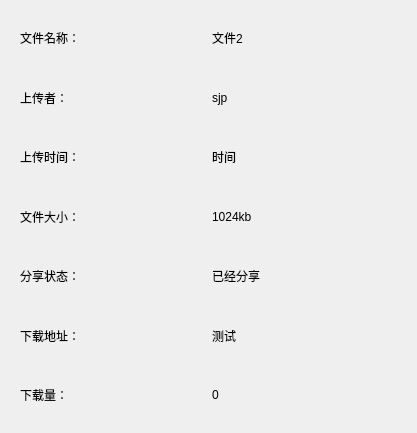
<?xml version="1.0" encoding="UTF-8"?>
<ui version="4.0">
 <class>filePropertyiInfoDialog</class>
 <widget class="QDialog" name="filePropertyiInfoDialog">
  <property name="geometry">
   <rect>
    <x>0</x>
    <y>0</y>
    <width>417</width>
    <height>433</height>
   </rect>
  </property>
  <property name="windowTitle">
   <string>Dialog</string>
  </property>
  <layout class="QVBoxLayout" name="verticalLayout">
   <item>
    <widget class="QWidget" name="widget" native="true">
     <layout class="QHBoxLayout" name="horizontalLayout">
      <item>
       <widget class="QLabel" name="lbl_fileName">
        <property name="text">
         <string>文件名称：</string>
        </property>
       </widget>
      </item>
      <item>
       <widget class="QLabel" name="val_fileName">
        <property name="text">
         <string>文件2</string>
        </property>
       </widget>
      </item>
     </layout>
    </widget>
   </item>
   <item>
    <widget class="QWidget" name="widget_2" native="true">
     <layout class="QHBoxLayout" name="horizontalLayout_2">
      <item>
       <widget class="QLabel" name="lbl_uploadUser">
        <property name="text">
         <string>上传者：</string>
        </property>
       </widget>
      </item>
      <item>
       <widget class="QLabel" name="val_uploadUser">
        <property name="text">
         <string>sjp</string>
        </property>
       </widget>
      </item>
     </layout>
    </widget>
   </item>
   <item>
    <widget class="QWidget" name="widget_3" native="true">
     <layout class="QHBoxLayout" name="horizontalLayout_3">
      <item>
       <widget class="QLabel" name="lbl_uploadTime">
        <property name="text">
         <string>上传时间：</string>
        </property>
       </widget>
      </item>
      <item>
       <widget class="QLabel" name="val_uploadTime">
        <property name="text">
         <string>时间</string>
        </property>
       </widget>
      </item>
     </layout>
    </widget>
   </item>
   <item>
    <widget class="QWidget" name="widget_4" native="true">
     <layout class="QHBoxLayout" name="horizontalLayout_4">
      <item>
       <widget class="QLabel" name="lbl_fileSize">
        <property name="text">
         <string>文件大小：</string>
        </property>
       </widget>
      </item>
      <item>
       <widget class="QLabel" name="val_fileSize">
        <property name="text">
         <string>1024kb</string>
        </property>
       </widget>
      </item>
     </layout>
    </widget>
   </item>
   <item>
    <widget class="QWidget" name="widget_5" native="true">
     <layout class="QHBoxLayout" name="horizontalLayout_5">
      <item>
       <widget class="QLabel" name="lbl_shareStatus">
        <property name="text">
         <string>分享状态：</string>
        </property>
       </widget>
      </item>
      <item>
       <widget class="QLabel" name="val_shareStatus">
        <property name="text">
         <string>已经分享</string>
        </property>
       </widget>
      </item>
     </layout>
    </widget>
   </item>
   <item>
    <widget class="QWidget" name="widget_6" native="true">
     <layout class="QHBoxLayout" name="horizontalLayout_6">
      <item>
       <widget class="QLabel" name="lbl_download">
        <property name="text">
         <string>下载地址：</string>
        </property>
       </widget>
      </item>
      <item>
       <widget class="QLabel" name="val_download">
        <property name="text">
         <string>测试</string>
        </property>
       </widget>
      </item>
     </layout>
    </widget>
   </item>
   <item>
    <widget class="QWidget" name="widget_7" native="true">
     <layout class="QHBoxLayout" name="horizontalLayout_7">
      <item>
       <widget class="QLabel" name="lbl_pv">
        <property name="text">
         <string>下载量：</string>
        </property>
       </widget>
      </item>
      <item>
       <widget class="QLabel" name="val_pv">
        <property name="text">
         <string>0</string>
        </property>
       </widget>
      </item>
     </layout>
    </widget>
   </item>
  </layout>
 </widget>
 <resources/>
 <connections/>
</ui>
